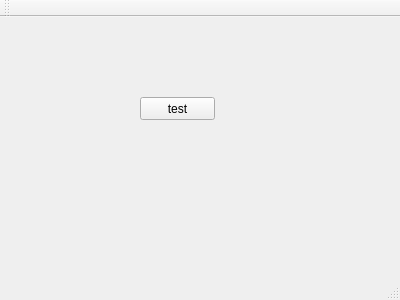
<?xml version="1.0" encoding="UTF-8"?>
<ui version="4.0">
 <class>MainWindow</class>
 <widget class="QMainWindow" name="MainWindow">
  <property name="geometry">
   <rect>
    <x>0</x>
    <y>0</y>
    <width>400</width>
    <height>300</height>
   </rect>
  </property>
  <property name="windowTitle">
   <string>MainWindow</string>
  </property>
  <widget class="QWidget" name="centralWidget">
   <widget class="QPushButton" name="pushButton">
    <property name="geometry">
     <rect>
      <x>140</x>
      <y>80</y>
      <width>75</width>
      <height>23</height>
     </rect>
    </property>
    <property name="text">
     <string>test</string>
    </property>
   </widget>
  </widget>
  <widget class="QMenuBar" name="menuBar">
   <property name="geometry">
    <rect>
     <x>0</x>
     <y>0</y>
     <width>400</width>
     <height>23</height>
    </rect>
   </property>
  </widget>
  <widget class="QToolBar" name="mainToolBar">
   <attribute name="toolBarArea">
    <enum>TopToolBarArea</enum>
   </attribute>
   <attribute name="toolBarBreak">
    <bool>false</bool>
   </attribute>
  </widget>
  <widget class="QStatusBar" name="statusBar"/>
 </widget>
 <layoutdefault spacing="6" margin="11"/>
 <resources/>
 <connections/>
</ui>
